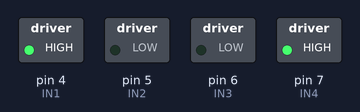
This sketch was run on a simulated Arduino Uno, built with avr-gcc and run on an emulated ATmega328P. Parts: switched loads named in the sketch (green lamp = pin HIGH).

Above: at 0.2 s.
At 1.7 s:
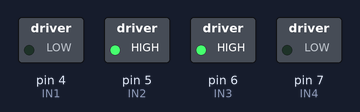
At 3.2 s:
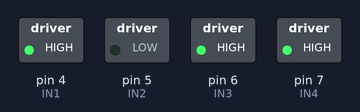
At 4.7 s:
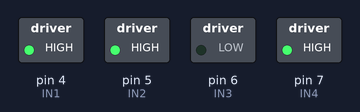
At 7.0 s:
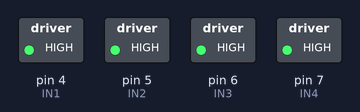
Timing chart, 0 to 7.8 s (numbered marks = the images above):
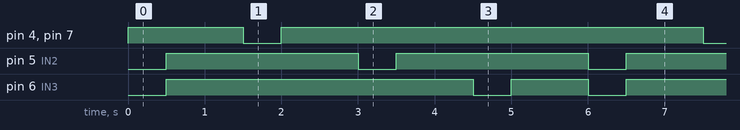

Measured:
- by itself, pin 4 (IN1), pin 7 (IN4): repeats every 6.0 s: LOW 0.50 s, HIGH 5.5 s
- by itself, pin 5 (IN2): alternates HIGH for 2.5 s and LOW for 0.50 s
- by itself, pin 6 (IN3): repeats every 6.0 s: LOW 0.50 s, HIGH 1.0 s, LOW 0.50 s, HIGH 4.0 s

The sketch:

Teste_do_motor.ino
```cpp
//Definicoes pinos Arduino ligados a entrada da Ponte H
int IN1 = 4;
int IN2 = 5;
int IN3 = 6;
int IN4 = 7;

void setup()
{
  //Define os pinos como saida
  pinMode(IN1, OUTPUT);
  pinMode(IN2, OUTPUT);
  pinMode(IN3, OUTPUT);
  pinMode(IN4, OUTPUT);
}

void loop()
{
  //Gira o Motor A e B no sentido horario
  digitalWrite(IN1, HIGH);
  digitalWrite(IN2, LOW);
  //motor b
  digitalWrite(IN3, LOW);
  digitalWrite(IN4, HIGH);
  delay(500);
  //Para os Motores A e B
  digitalWrite(IN1, HIGH);
  digitalWrite(IN2, HIGH);
  digitalWrite(IN3, HIGH);
  digitalWrite(IN4, HIGH);
  delay(1000);
  //Gira o Motor A no sentido anti horario
  digitalWrite(IN1, LOW);
  digitalWrite(IN2, HIGH);
  //motor b
  digitalWrite(IN3, HIGH);
  digitalWrite(IN4, LOW);
  delay(500);
  digitalWrite(IN1, HIGH);
  digitalWrite(IN2, HIGH);
  digitalWrite(IN3, HIGH);
  digitalWrite(IN4, HIGH);
  delay(1000);
  //Gira somente o Motor A no sentido horario (vai virar para a esquerda)
  digitalWrite(IN1, HIGH);
  digitalWrite(IN2, LOW);
  delay(500);
  digitalWrite(IN1, HIGH);
  digitalWrite(IN2, HIGH);
  delay(1000);
  //Gira somente o Motor B no sentido horario (vai virar para a direita)
  digitalWrite(IN3, LOW);
  digitalWrite(IN4, HIGH);
  delay(500);
  digitalWrite(IN3, HIGH);
  digitalWrite(IN4, HIGH);
  delay(1000);
}
```
